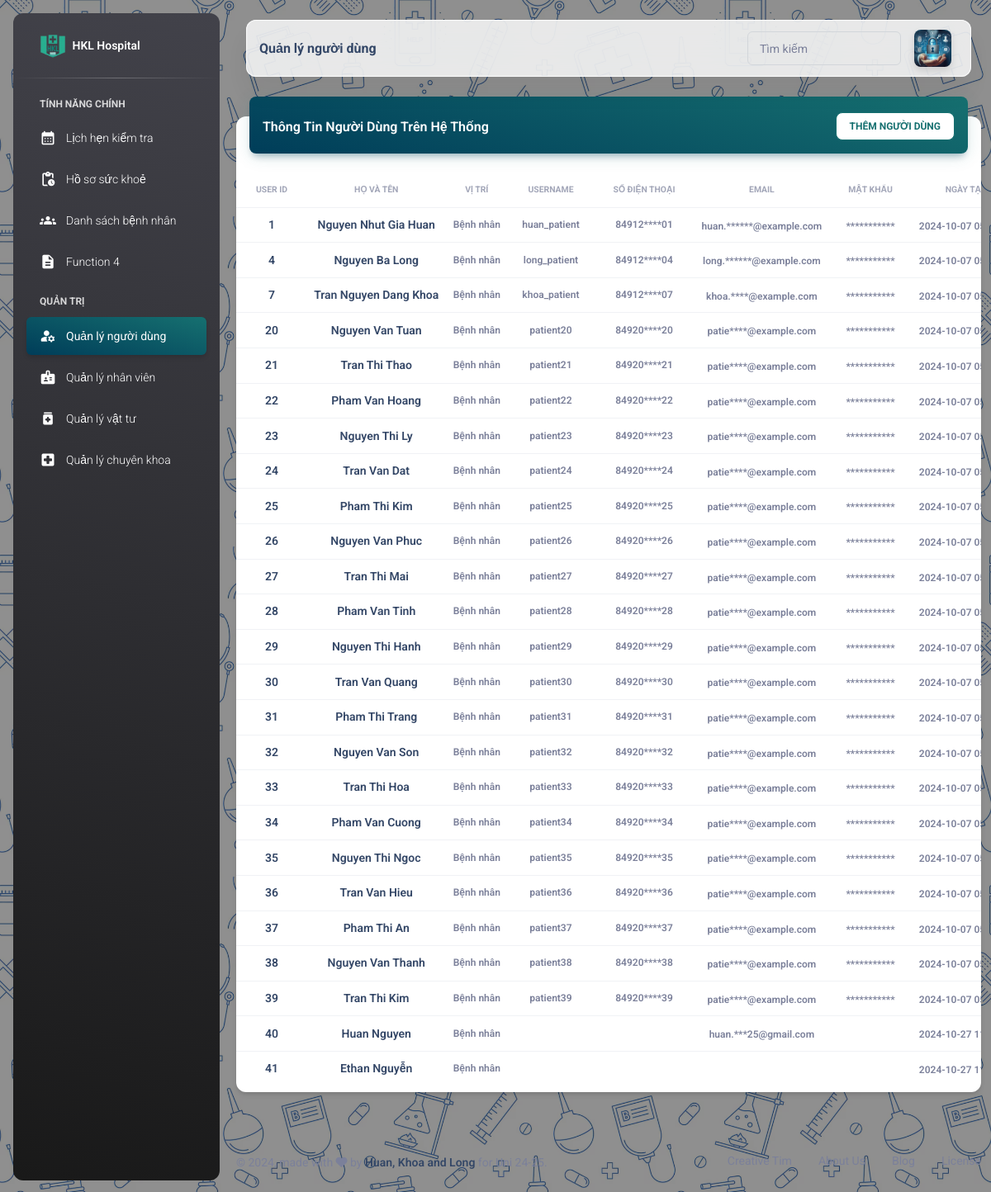
The app's page /role-admin/guest.php (signed in) with its own data.
### tables this page shows
CREATE TABLE `dim_user` (
  `user_id` int(11) NOT NULL,
  `user_name` varchar(255) DEFAULT NULL,
  `password` varchar(255) DEFAULT NULL,
  `email_address` varchar(255) DEFAULT NULL,
  `contact_no` bigint(11) DEFAULT NULL,
  `full_name` varchar(255) DEFAULT NULL,
  `created_at` timestamp NULL DEFAULT current_timestamp(),
  `updated_at` timestamp NULL DEFAULT NULL ON UPDATE current_timestamp(),
  `gender` varchar(25) DEFAULT NULL,
  `city` varchar(255) DEFAULT NULL,
  `address` varchar(255) DEFAULT NULL,
  `role` varchar(50) DEFAULT NULL,
  `specialty_id` int(11) DEFAULT NULL,
  `pricing` varchar(255) DEFAULT NULL
);

### role-admin/guest.php (the view, shortened to what the rows shown need)
<?php
include SITE_ROOT . ('/HMS-Nhom11/assets/include/config.php');
include SITE_ROOT . ('/HMS-Nhom11/assets/include/header.php');
?>
<head>
</head>
<body class="g-sidenav-show"
    style="background-image: url('../assets/image/Hospital_Seamless1.png'); background-size: 400px 400px;">
    <main class="main-content border-radius-lg ">
        <div class="container-fluid py-4">
            <div class="row">
                <div class="col-12">
                    <div class="card my-4">
                        <div class="card-body px-0 pb-2">
                            <div class="table-responsive p-0">
                                <table id="drugTable" class="table align-items-center mb-0">
                                    <thead>
                                        <tr>
                                            <th
                                                class="text-center text-uppercase text-secondary text-xxs font-weight-bolder opacity-7">
                                                User ID</th>
                                            <th
                                                class="text-center text-uppercase text-secondary text-xxs font-weight-bolder opacity-7">
                                                Họ và Tên</th>
                                            <th
                                                class="text-center text-uppercase text-secondary text-xxs font-weight-bolder opacity-7">
                                                Vị trí</th>
                                            <th
                                                class="text-center text-uppercase text-secondary text-xxs font-weight-bolder opacity-7">
                                                Username</th>
                                            <th
                                                class="text-center text-uppercase text-secondary text-xxs font-weight-bolder opacity-7">
                                                Số điện thoại</th>
                                            <th
                                                class="text-center text-uppercase text-secondary text-xxs font-weight-bolder opacity-7">
                                                Email</th>
                                            <th
                                                class="text-center text-uppercase text-secondary text-xxs font-weight-bolder opacity-7">
                                                Mật khẩu</th>
                                            <th
                                                class="text-center text-uppercase text-secondary text-xxs font-weight-bolder opacity-7">
                                                Ngày tạo</th>
                                        </tr>
                                    </thead>
                                    <tbody>
                                        <?php
                                        $get_data_query = "SELECT * FROM `dim_user` WHERE `role` = 'patient' ";
                                        $get_data = mysqli_query($conn, $get_data_query);
                                        $count = mysqli_num_rows($get_data);
                                        if ($count > 0) {
                                            $roleMapping = [
                                                "doctor" => "Bác sĩ",
                                                "admin" => "Quản trị viên",
                                                "patient" => "Bệnh nhân"
                                            ];
                                            while ($row = mysqli_fetch_assoc($get_data)) {
                                                $user_id = $row["user_id"];
                                                $fullname = $row["full_name"];
                                                $role = isset($roleMapping[$row["role"]]) ? $roleMapping[$row["role"]] : $row["role"];
                                                $user_name = $row["user_name"];
                                                $phone = substr($row["contact_no"], 0, 5)
                                                    . str_repeat('*', (strlen($row["contact_no"]) - 7))
                                                    . substr($row["contact_no"], -2);
                                                $emailaddress = substr($row["email_address"], 0, 5)
                                                    . str_repeat('*', (strlen($row["email_address"]) - 17))
                                                    . substr($row["email_address"], -12);
                                                $password = str_repeat('*', (strlen($row["password"])));
                                                $created_at = $row["created_at"];
                                                echo "<tr>";
                                                echo "<td class='align-middle text-center'>";
                                                echo "<h6 class='mb-0 text-sm'>" . $user_id . "</h6>";
                                                echo "</td>";
                                                echo "<td class='align-middle text-center'>";
                                                echo "<h6 class='mb-0 text-sm'>" . $fullname . "</h6>";
                                                echo "</td>";
                                                echo "<td class='align-middle text-center text-sm'>";
                                                echo "<p class='text-xs font-weight-bold mb-0'>" . $role . "</p>";
                                                echo "</td>";
                                                echo "<td class='align-middle text-center text-sm'>";
                                                echo "<p class='text-xs font-weight-bold mb-0'>" . $user_name . "</p>";
                                                echo "</td>";
                                                echo "<td class='align-middle text-center text-sm'>";
                                                echo "<p class='text-xs font-weight-bold mb-0'>" . $phone . "</p>";
                                                echo "</td>";
                                                echo "<td class='align-middle text-center'>";
                                                echo "<span class='text-secondary text-xs font-weight-bold'>" . $emailaddress . "</span>";
                                                echo "</td>";
                                                echo "<td class='align-middle text-center'>";
                                                echo "<span class='text-secondary text-xs font-weight-bold'>" . $password . "</span>";
                                                echo "</td>";
                                                echo "<td class='align-middle text-center'>";
                                                echo "<span class='text-secondary text-xs font-weight-bold'>" . $created_at . "</span>";
                                                echo "</td>";
                                                ?>
                                                </tr>
                                                <?php
                                            }
                                        } else {
                                            echo "Không tìm thấy người dùng.";
                                        }
                                        ?>
                                    </tbody>
                                </table>
                            </div>
                        </div>
                    </div>
                </div>
            </div>
        </div>
    </main>
    <?php
    include SITE_ROOT . ('/HMS-Nhom11/assets/include/footer.php');
    ?>

### records on screen
dim_user: user_id "1", full_name "Nguyen Nhut Gia Huan", role "Bệnh nhân", user_name "huan_patient", contact_no "84912****01", email_address "huan.******@example.com", password "***********", created_at "2024-10-07…"
dim_user: user_id "4", full_name "Nguyen Ba Long", role "Bệnh nhân", user_name "long_patient", contact_no "84912****04", email_address "long.******@example.com", password "***********", created_at "2024-10-07…"
dim_user: user_id "7", full_name "Tran Nguyen Dang Khoa", role "Bệnh nhân", user_name "khoa_patient", contact_no "84912****07", email_address "khoa.****@example.com", password "***********", created_at "2024-10-07…"
dim_user: user_id "20", full_name "Nguyen Van Tuan", role "Bệnh nhân", user_name "patient20", contact_no "84920****20", email_address "patie****@example.com", password "***********", created_at "2024-10-07…"
dim_user: user_id "21", full_name "Tran Thi Thao", role "Bệnh nhân", user_name "patient21", contact_no "84920****21", email_address "patie****@example.com", password "***********", created_at "2024-10-07…"
dim_user: user_id "22", full_name "Pham Van Hoang", role "Bệnh nhân", user_name "patient22", contact_no "84920****22", email_address "patie****@example.com", password "***********", created_at "2024-10-07…"
dim_user: user_id "23", full_name "Nguyen Thi Ly", role "Bệnh nhân", user_name "patient23", contact_no "84920****23", email_address "patie****@example.com", password "***********", created_at "2024-10-07…"
dim_user: user_id "24", full_name "Tran Van Dat", role "Bệnh nhân", user_name "patient24", contact_no "84920****24", email_address "patie****@example.com", password "***********", created_at "2024-10-07…"
dim_user: user_id "25", full_name "Pham Thi Kim", role "Bệnh nhân", user_name "patient25", contact_no "84920****25", email_address "patie****@example.com", password "***********", created_at "2024-10-07…"
dim_user: user_id "26", full_name "Nguyen Van Phuc", role "Bệnh nhân", user_name "patient26", contact_no "84920****26", email_address "patie****@example.com", password "***********", created_at "2024-10-07…"
dim_user: user_id "27", full_name "Tran Thi Mai", role "Bệnh nhân", user_name "patient27", contact_no "84920****27", email_address "patie****@example.com", password "***********", created_at "2024-10-07…"
dim_user: user_id "28", full_name "Pham Van Tinh", role "Bệnh nhân", user_name "patient28", contact_no "84920****28", email_address "patie****@example.com", password "***********", created_at "2024-10-07…"
dim_user: user_id "29", full_name "Nguyen Thi Hanh", role "Bệnh nhân", user_name "patient29", contact_no "84920****29", email_address "patie****@example.com", password "***********", created_at "2024-10-07…"
dim_user: user_id "30", full_name "Tran Van Quang", role "Bệnh nhân", user_name "patient30", contact_no "84920****30", email_address "patie****@example.com", password "***********", created_at "2024-10-07…"
dim_user: user_id "31", full_name "Pham Thi Trang", role "Bệnh nhân", user_name "patient31", contact_no "84920****31", email_address "patie****@example.com", password "***********", created_at "2024-10-07…"
dim_user: user_id "32", full_name "Nguyen Van Son", role "Bệnh nhân", user_name "patient32", contact_no "84920****32", email_address "patie****@example.com", password "***********", created_at "2024-10-07…"
dim_user: user_id "33", full_name "Tran Thi Hoa", role "Bệnh nhân", user_name "patient33", contact_no "84920****33", email_address "patie****@example.com", password "***********", created_at "2024-10-07…"
dim_user: user_id "34", full_name "Pham Van Cuong", role "Bệnh nhân", user_name "patient34", contact_no "84920****34", email_address "patie****@example.com", password "***********", created_at "2024-10-07…"
dim_user: user_id "35", full_name "Nguyen Thi Ngoc", role "Bệnh nhân", user_name "patient35", contact_no "84920****35", email_address "patie****@example.com", password "***********", created_at "2024-10-07…"
dim_user: user_id "36", full_name "Tran Van Hieu", role "Bệnh nhân", user_name "patient36", contact_no "84920****36", email_address "patie****@example.com", password "***********", created_at "2024-10-07…"
dim_user: user_id "37", full_name "Pham Thi An", role "Bệnh nhân", user_name "patient37", contact_no "84920****37", email_address "patie****@example.com", password "***********", created_at "2024-10-07…"
dim_user: user_id "38", full_name "Nguyen Van Thanh", role "Bệnh nhân", user_name "patient38", contact_no "84920****38", email_address "patie****@example.com", password "***********", created_at "2024-10-07…"
dim_user: user_id "39", full_name "Tran Thi Kim", role "Bệnh nhân", user_name "patient39", contact_no "84920****39", email_address "patie****@example.com", password "***********", created_at "2024-10-07…"
dim_user: user_id "40", full_name "Huan Nguyen", role "Bệnh nhân", email_address "huan.***25@gmail.com", created_at "2024-10-27…"
dim_user: user_id "41", full_name "Ethan Nguyễn", role "Bệnh nhân", created_at "2024-10-27…"
